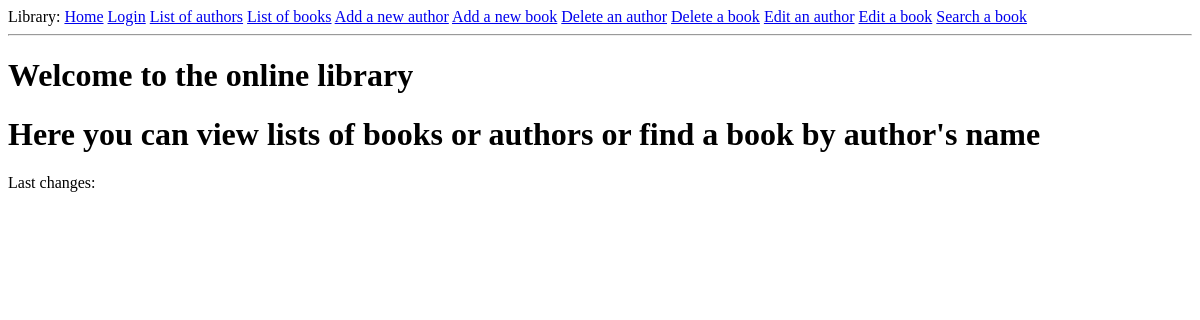
The page /index on the database as committed earlier.
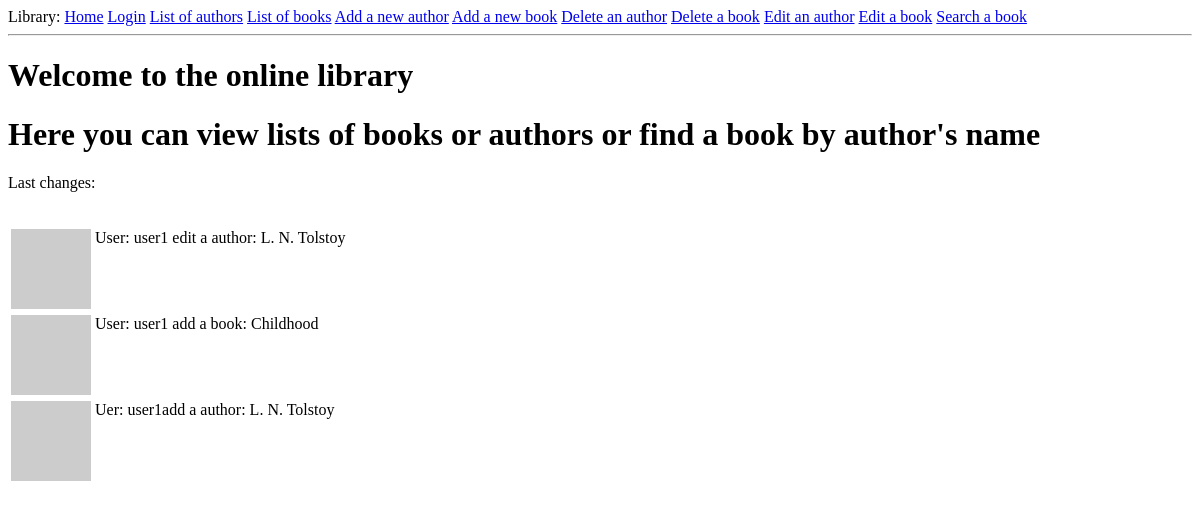
The same page on the database as committed later.
### app/models.py (models this page shows, shortened)
class Post(db.Model):
    id = db.Column(db.Integer, primary_key=True)
    body = db.Column(db.String(140))
    timestamp = db.Column(db.DateTime, index=True, default=datetime.utcnow)
    user_id = db.Column(db.Integer, db.ForeignKey('user.id'))

### app/routes.py (the view)
@app.route('/')
@app.route('/index')
def index():
    posts = Post.query.all();
    return render_template("index.html", title='Home Page', posts=list(reversed(posts)))

### app/models.py (called while the page is built)
    def avatar(self, size):
        digest = md5(self.email.lower().encode('utf-8')).hexdigest()
        return 'https://www.gravatar.com/avatar/{}?d=identicon&s={}'.format(
            digest, size)

### app/routes.py (called while the page is built)
@app.before_request
def before_request():
    if current_user.is_authenticated:
        current_user.last_seen = datetime.utcnow()
        db.session.commit()

### app/templates/index.html
{% extends "Base.html" %}
{% block content %}
     <h1>Welcome to the online library</h1>
    <h1>Here you can view lists of books or authors or find a book by author's name</h1>
    <p>Last changes:</p><br>
    {% for post in posts %}
        {% include '_post.html' %}
    {% endfor %}
{% endblock %}

### app/templates/_post.html
<table>
    <tr valign="top">
        <td><img src="{{ post.author.avatar(36) }}"></td>
        <td>{{ post.body }}</td>
    </tr>
</table>

Rows that differ between the two databases and show on the page:
added Post: body "User: user1 edit a author: L. N. Tolstoy"
added Post: body "User: user1 add a book: Childhood"
added Post: body "Uer: user1add a author: L. N. Tolstoy"
